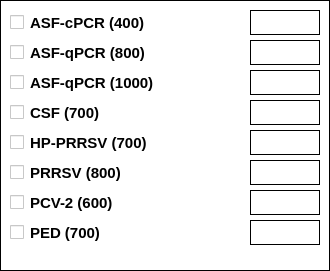
   <widget class="QFrame" name="box_bp2">
    <property name="geometry">
     <rect>
      <x>355</x>
      <y>365</y>
      <width>330</width>
      <height>271</height>
     </rect>
    </property>
    <property name="styleSheet">
     <string>border: 1px solid black; background-color: white;</string>
    </property>
    <property name="frameShape">
     <enum>QFrame::Shape::Box</enum>
    </property>
    <widget class="QCheckBox" name="c_bp2_1">
     <property name="geometry">
      <rect>
       <x>10</x>
       <y>10</y>
       <width>230</width>
       <height>25</height>
      </rect>
     </property>
     <property name="font">
      <font>
       <pointsize>11</pointsize>
       <bold>true</bold>
      </font>
     </property>
     <property name="styleSheet">
      <string>border: none;</string>
     </property>
     <property name="text">
      <string>ASF-cPCR (400)</string>
     </property>
    </widget>
    <widget class="QLineEdit" name="e_bp2_1">
     <property name="geometry">
      <rect>
       <x>250</x>
       <y>10</y>
       <width>70</width>
       <height>25</height>
      </rect>
     </property>
    </widget>
    <widget class="QCheckBox" name="c_bp2_2">
     <property name="geometry">
      <rect>
       <x>10</x>
       <y>40</y>
       <width>230</width>
       <height>25</height>
      </rect>
     </property>
     <property name="font">
      <font>
       <pointsize>11</pointsize>
       <bold>true</bold>
      </font>
     </property>
     <property name="styleSheet">
      <string>border: none;</string>
     </property>
     <property name="text">
      <string>ASF-qPCR (800)</string>
     </property>
    </widget>
    <widget class="QLineEdit" name="e_bp2_2">
     <property name="geometry">
      <rect>
       <x>250</x>
       <y>40</y>
       <width>70</width>
       <height>25</height>
      </rect>
     </property>
    </widget>
    <widget class="QCheckBox" name="c_bp2_3">
     <property name="geometry">
      <rect>
       <x>10</x>
       <y>70</y>
       <width>230</width>
       <height>25</height>
      </rect>
     </property>
     <property name="font">
      <font>
       <pointsize>11</pointsize>
       <bold>true</bold>
      </font>
     </property>
     <property name="styleSheet">
      <string>border: none;</string>
     </property>
     <property name="text">
      <string>ASF-qPCR (1000)</string>
     </property>
    </widget>
    <widget class="QLineEdit" name="e_bp2_3">
     <property name="geometry">
      <rect>
       <x>250</x>
       <y>70</y>
       <width>70</width>
       <height>25</height>
      </rect>
     </property>
    </widget>
    <widget class="QCheckBox" name="c_bp2_4">
     <property name="geometry">
      <rect>
       <x>10</x>
       <y>100</y>
       <width>230</width>
       <height>25</height>
      </rect>
     </property>
     <property name="font">
      <font>
       <pointsize>11</pointsize>
       <bold>true</bold>
      </font>
     </property>
     <property name="styleSheet">
      <string>border: none;</string>
     </property>
     <property name="text">
      <string>CSF (700)</string>
     </property>
    </widget>
    <widget class="QLineEdit" name="e_bp2_4">
     <property name="geometry">
      <rect>
       <x>250</x>
       <y>100</y>
       <width>70</width>
       <height>25</height>
      </rect>
     </property>
    </widget>
    <widget class="QCheckBox" name="c_bp2_5">
     <property name="geometry">
      <rect>
       <x>10</x>
       <y>130</y>
       <width>230</width>
       <height>25</height>
      </rect>
     </property>
     <property name="font">
      <font>
       <pointsize>11</pointsize>
       <bold>true</bold>
      </font>
     </property>
     <property name="styleSheet">
      <string>border: none;</string>
     </property>
     <property name="text">
      <string>HP-PRRSV (700)</string>
     </property>
    </widget>
    <widget class="QLineEdit" name="e_bp2_5">
     <property name="geometry">
      <rect>
       <x>250</x>
       <y>130</y>
       <width>70</width>
       <height>25</height>
      </rect>
     </property>
    </widget>
    <widget class="QCheckBox" name="c_bp2_6">
     <property name="geometry">
      <rect>
       <x>10</x>
       <y>160</y>
       <width>230</width>
       <height>25</height>
      </rect>
     </property>
     <property name="font">
      <font>
       <pointsize>11</pointsize>
       <bold>true</bold>
      </font>
     </property>
     <property name="styleSheet">
      <string>border: none;</string>
     </property>
     <property name="text">
      <string>PRRSV (800)</string>
     </property>
    </widget>
    <widget class="QLineEdit" name="e_bp2_6">
     <property name="geometry">
      <rect>
       <x>250</x>
       <y>160</y>
       <width>70</width>
       <height>25</height>
      </rect>
     </property>
    </widget>
    <widget class="QCheckBox" name="c_bp2_7">
     <property name="geometry">
      <rect>
       <x>10</x>
       <y>190</y>
       <width>230</width>
       <height>25</height>
      </rect>
     </property>
     <property name="font">
      <font>
       <pointsize>11</pointsize>
       <bold>true</bold>
      </font>
     </property>
     <property name="styleSheet">
      <string>border: none;</string>
     </property>
     <property name="text">
      <string>PCV-2 (600)</string>
     </property>
    </widget>
    <widget class="QLineEdit" name="e_bp2_7">
     <property name="geometry">
      <rect>
       <x>250</x>
       <y>190</y>
       <width>70</width>
       <height>25</height>
      </rect>
     </property>
    </widget>
    <widget class="QCheckBox" name="c_bp2_8">
     <property name="geometry">
      <rect>
       <x>10</x>
       <y>220</y>
       <width>230</width>
       <height>25</height>
      </rect>
     </property>
     <property name="font">
      <font>
       <pointsize>11</pointsize>
       <bold>true</bold>
      </font>
     </property>
     <property name="styleSheet">
      <string>border: none;</string>
     </property>
     <property name="text">
      <string>PED (700)</string>
     </property>
    </widget>
    <widget class="QLineEdit" name="e_bp2_8">
     <property name="geometry">
      <rect>
       <x>250</x>
       <y>220</y>
       <width>70</width>
       <height>25</height>
      </rect>
     </property>
    </widget>
   </widget>
